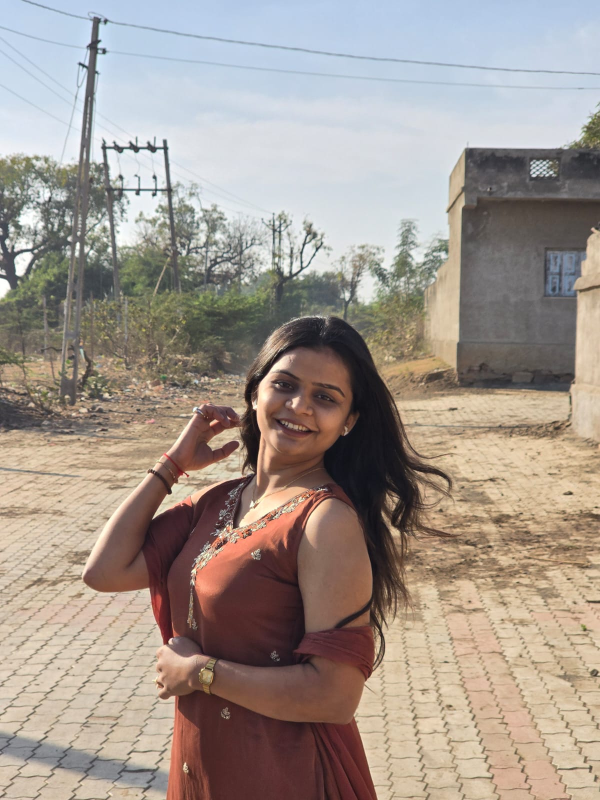
#> input picture data/images/face1.jpg, 1200 x 1600 px (shown at 1/2 size)
$ jupyter execute --allow-errors CV_PR3_fixed_clean.ipynb
#> lines starting #> are read from the running program, lines starting #| are printed output that depends on the picture; after the words box and inside, x2 and y2 are one past the last pixel; in counts of white or black regions, pixels touching at a corner belong together
# CV_PR3 — Deep Learning / Computer Vision Practical

This notebook follows the project sheet and keeps the task order:

1. Environment setup, image loading & morphological operations
2. Bitwise operations & image histograms
3. Face detection with YuNet (OpenCV)
4. Object detection with YOLOv8n
5. Integrated pipeline & final comparison
6. Viva questions and short answers

## Dataset / files required

Recommended folder structure:

```text
CV_PR3/
├── CV_PR3.ipynb
├── data/
│   ├── images/
│   │   ├── morphology.jpg
│   │   ├── bitwise.jpg
│   │   ├── face1.jpg
│   │   ├── face2.jpg
│   │   ├── objects1.jpg
│   │   └── objects2.jpg
│   └── models/
│       └── face_detection_yunet_2023mar.onnx
├── plots/
└── requirements.txt
```

Use **3–4 face images** with different pose/lighting/occlusion for YuNet and **2–3 object images** containing COCO objects such as person, car, dog, bottle, chair, etc.

[cell 1]
import os
import time
import urllib.request
from pathlib import Path

import cv2
import numpy as np
import matplotlib.pyplot as plt
import pandas as pd

print("OpenCV version:", cv2.__version__)
print("NumPy version:", np.__version__)


# Folders
BASE = Path.cwd()
DATA_DIR = BASE / "data"
IMG_DIR = DATA_DIR / "images"
MODEL_DIR = DATA_DIR / "models"
PLOTS_DIR = BASE / "plots"

for folder in [IMG_DIR, MODEL_DIR, PLOTS_DIR]:
    folder.mkdir(parents=True, exist_ok=True)

print("Image folder:", IMG_DIR)
print("Model folder:", MODEL_DIR)
print("Plots folder:", PLOTS_DIR)


# YOLOv8 lazy loader
yolo_model = None

def load_yolo_model(model_name="yolov8n.pt"):
    """Load YOLOv8 only when needed, so Tasks 1–3 do not download it unnecessarily."""
    global yolo_model

    if yolo_model is None:
        try:
            from ultralytics import YOLO
        except ImportError as exc:
            raise ImportError(
                "Ultralytics is not installed. Run: pip install ultralytics"
            ) from exc

        print(f"Loading {model_name}...")
        yolo_model = YOLO(model_name)
        print("YOLOv8n loaded successfully.")

    return yolo_model

### Important execution fix

The live camera cell uses YOLO before the original notebook loaded `yolo_model`. The corrected notebook uses a `load_yolo_model()` helper so `yolo_model` is created automatically before any `.predict()` call. You can now run the notebook from top to bottom, or run the live camera cell directly after the setup cells.

[cell 2]
# Helper functions
# [9 lines left out: function show, not called in this run]

def savefig(name):
    path = PLOTS_DIR / name
    plt.savefig(path, bbox_inches="tight", dpi=150)
    print("Saved:", path)

def load_image(filename):
#> called with filename = 'face1.jpg'
    path = IMG_DIR / filename
    img = cv2.imread(str(path))
#> img is the input picture: shape (1600, 1200, 3); mean B, G, R 141.8, 150.4, 161.8
    if img is None:
        raise FileNotFoundError(f"Image not found: {path}")
    print(f"{filename}: shape={img.shape}, dtype={img.dtype}")
#| face1.jpg: shape=(1600, 1200, 3), dtype=uint8
    return img

image_files = sorted([p.name for p in IMG_DIR.glob("*") if p.suffix.lower() in [".jpg", ".jpeg", ".png", ".bmp", ".webp"]])
print("Images found:", image_files)

# Task 1 — Environment Setup, Image Loading & Morphological Operations

### Objective
Understand how erosion, dilation, opening and closing can clean or modify a binary image before a detector receives it.

### Expected output
A binary image, a 1×5 morphology comparison, a 3×3 kernel-shape/size comparison grid, and a Markdown explanation of the four operations.

[cell 3]
morph_name = "morphology.jpg" if (IMG_DIR / "morphology.jpg").exists() else (image_files[0] if image_files else None)

if morph_name is None:
    raise FileNotFoundError("Add at least one image to data/images/.")

img = load_image(morph_name)
gray = cv2.cvtColor(img, cv2.COLOR_BGR2GRAY)
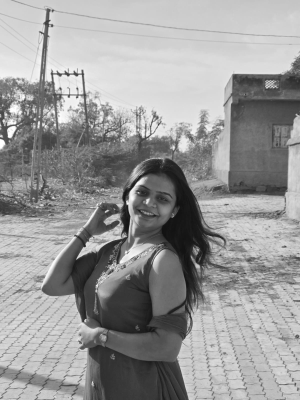
#> gray: shape (1600, 1200) (shown at 1/4 size); min 10, max 255, mean 152.8

# Required binary threshold: threshold=127, maxval=255
_, binary = cv2.threshold(gray, 127, 255, cv2.THRESH_BINARY)
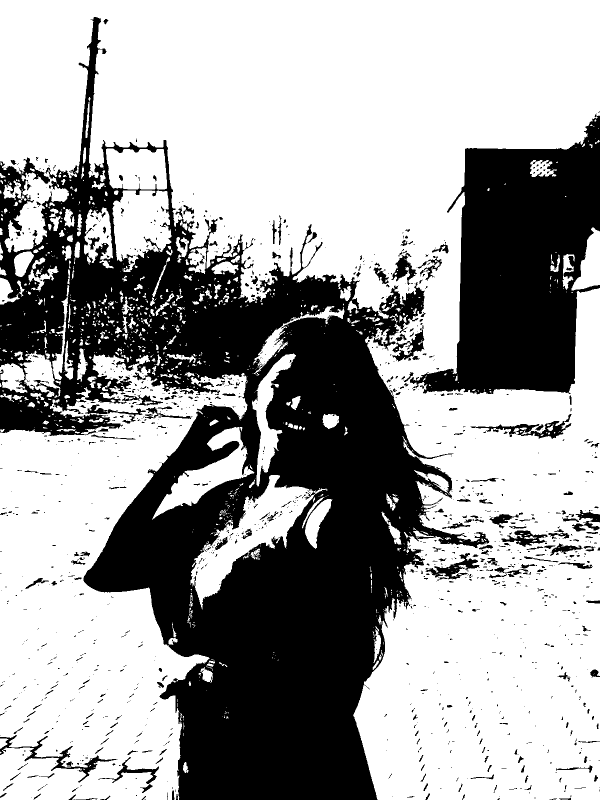
#> binary: shape (1600, 1200) (shown at 1/2 size); 63.5% white; 1326 black regions (1021 under 20 px), largest, box (x1, y1, x2, y2) and area: (0, 34, 979, 1600) 539845, (820, 227, 1200, 789) 123478, (0, 1470, 235, 1565) 2419

plt.figure(figsize=(12, 5))
plt.subplot(1, 2, 1)
plt.imshow(cv2.cvtColor(img, cv2.COLOR_BGR2RGB))
plt.title("Original")
plt.axis("off")

plt.subplot(1, 2, 2)
plt.imshow(binary, cmap="gray")
plt.title("Binary threshold")
plt.axis("off")
plt.tight_layout()
savefig("task1_binary.png")
plt.show()

[cell 4]
kernel = np.ones((5, 5), np.uint8)

eroded = cv2.erode(binary, kernel, iterations=2)
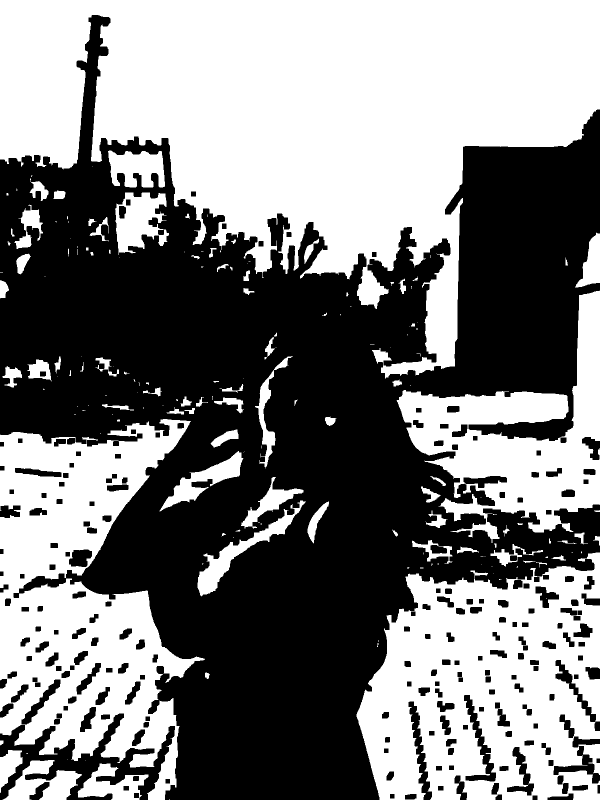
#> eroded: shape (1600, 1200) (shown at 1/2 size); 49.6% white; 175 white regions (85 under 20 px), largest, box (x1, y1, x2, y2) and area: (0, 0, 1200, 757) 476301, (713, 1105, 1200, 1600) 165237, (0, 838, 410, 1600) 161968
dilated = cv2.dilate(binary, kernel, iterations=2)
#> dilated: shape (1600, 1200); 74.4% white; 198 black regions (114 under 20 px), largest, box (x1, y1, x2, y2) and area: (172, 634, 877, 1600) 310047, (853, 287, 1200, 781) 109089, (317, 489, 686, 754) 29524
opened = cv2.morphologyEx(binary, cv2.MORPH_OPEN, kernel)
#> opened: shape (1600, 1200); 61.5% white; 728 black regions (528 under 20 px), largest, box (x1, y1, x2, y2) and area: (0, 34, 986, 1600) 578750, (796, 227, 1200, 810) 125416, (997, 1045, 1191, 1112) 3691
closed = cv2.morphologyEx(binary, cv2.MORPH_CLOSE, kernel)
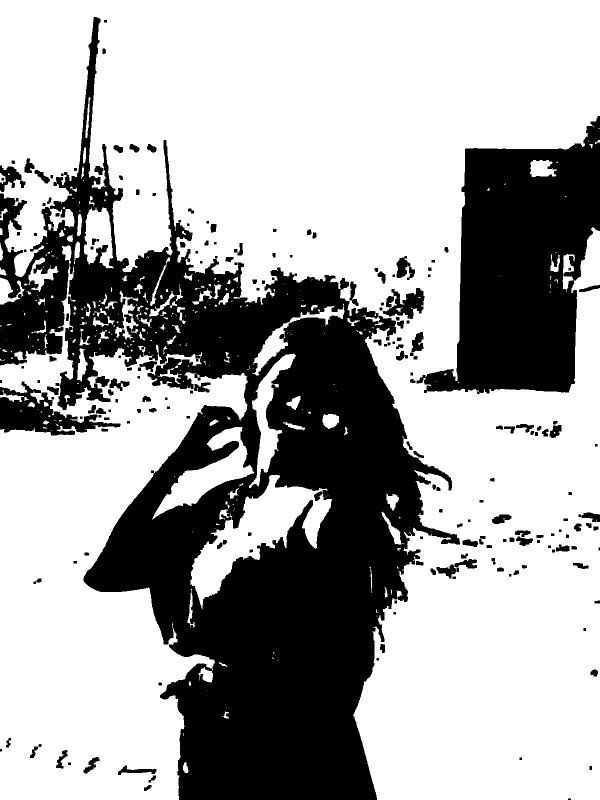
#> closed: shape (1600, 1200) (shown at 1/2 size); 66% white; 215 black regions (3 under 20 px), largest, box (x1, y1, x2, y2) and area: (0, 34, 920, 1600) 493815, (833, 232, 1200, 788) 122067, (0, 763, 241, 871) 10462

results = [
    ("Original", binary),
    ("Erosion", eroded),
    ("Dilation", dilated),
    ("Opening", opened),
    ("Closing", closed),
]

plt.figure(figsize=(16, 4))
for i, (title, result) in enumerate(results, 1):
    plt.subplot(1, 5, i)
    plt.imshow(result, cmap="gray")
    plt.title(title)
    plt.axis("off")
#> this loop made 5 passes
#> title on passes 1 to 5: 'Original', 'Erosion', 'Dilation', 'Opening', 'Closing'
plt.tight_layout()
savefig("task1_morphology_1x5.png")
plt.show()

### Why morphology works

- **Erosion:** shrinks white foreground regions. It removes small white noise and is useful when objects have tiny unwanted protrusions. It behaves like a local minimum operation for binary/grayscale morphology.
- **Dilation:** expands white foreground regions. It can fill small gaps, connect nearby components and recover thin parts after erosion.
- **Opening = erosion → dilation:** removes small bright/salt noise while preserving the main shape reasonably well. A practical use is cleaning a noisy foreground mask before detection.
- **Closing = dilation → erosion:** fills small dark holes and gaps inside foreground objects. A practical use is repairing broken regions in a segmentation mask before passing it downstream.

For a noisy camera mask, **opening** is usually useful for removing small isolated white noise, while **closing** is useful for filling small holes or broken dark regions.

[cell 5]
shapes = {
    "RECT": cv2.MORPH_RECT,
    "ELLIPSE": cv2.MORPH_ELLIPSE,
    "CROSS": cv2.MORPH_CROSS,
}
sizes = [3, 5, 9]

plt.figure(figsize=(13, 12))
plot_no = 1

for shape_name, shape_code in shapes.items():
    for size in sizes:
        k = cv2.getStructuringElement(shape_code, (size, size))
        opened_k = cv2.morphologyEx(binary, cv2.MORPH_OPEN, k)
        closed_k = cv2.morphologyEx(binary, cv2.MORPH_CLOSE, k)

        # Show opening for comparison
        ax = plt.subplot(3, 3, plot_no)
        ax.imshow(opened_k, cmap="gray")
        ax.set_title(f"Opening: {shape_name} {size}×{size}")
        ax.axis("off")
        plot_no += 1
#> after the loop, plot_no = 10

plt.suptitle("Opening: kernel shape and size comparison")
plt.tight_layout()
savefig("task1_kernel_comparison.png")
plt.show()

print("Tip: For salt-and-pepper noise, choose the smallest kernel that removes noise without noticeably shrinking object boundaries.")

# Task 2 — Bitwise Operations & Image Histograms

### Objective
Use binary masks for logical image operations and use histograms to understand intensity distribution, brightness and contrast.

### Expected output
A 2×3 bitwise grid, a masked-image example, grayscale and B/G/R histograms, and brightness/contrast comparisons.

[cell 6]
canvas_shape = binary.shape if 'binary' in globals() else (400, 600)
mask1 = np.zeros(canvas_shape, dtype=np.uint8)
mask2 = np.zeros(canvas_shape, dtype=np.uint8)

h, w = canvas_shape[:2]
cv2.circle(mask1, (w//3, h//2), min(h, w)//5, 255, -1)
#> mask1: shape (1600, 1200); 9.4% white; 1 white region, box (x1, y1, x2, y2) and area: (160, 560, 641, 1041) 180917
cv2.rectangle(mask2, (w//2, h//3), (w*4//5, h*2//3), 255, -1)
#> mask2: shape (1600, 1200); 10% white; 1 white region, box (x1, y1, x2, y2) and area: (600, 533, 961, 1067) 192774

bit_and = cv2.bitwise_and(mask1, mask2)
bit_or = cv2.bitwise_or(mask1, mask2)
bit_xor = cv2.bitwise_xor(mask1, mask2)
bit_not = cv2.bitwise_not(mask1)

items = [
    ("Mask 1", mask1), ("Mask 2", mask2),
    ("AND", bit_and), ("OR", bit_or),
    ("XOR", bit_xor), ("NOT Mask 1", bit_not)
]

plt.figure(figsize=(12, 8))
for i, (title, im) in enumerate(items, 1):
    plt.subplot(2, 3, i)
    plt.imshow(im, cmap="gray")
    plt.title(title)
    plt.axis("off")
plt.tight_layout()
savefig("task2_bitwise_grid.png")
plt.show()

[cell 7]
source = img.copy()

roi_mask = np.zeros(source.shape[:2], dtype=np.uint8)
center = (source.shape[1]//2, source.shape[0]//2)
radius = min(source.shape[:2]) // 4
cv2.circle(roi_mask, center, radius, 255, -1)
#> roi_mask: shape (1600, 1200); 14.7% white; 1 white region, box (x1, y1, x2, y2) and area: (300, 500, 901, 1101) 282697

masked_region = cv2.bitwise_and(source, source, mask=roi_mask)
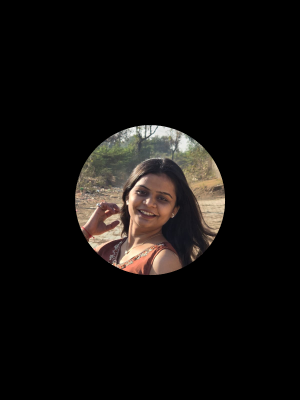
#> masked_region: shape (1600, 1200, 3) (shown at 1/4 size); mean B, G, R 13.5, 15.5, 18

plt.figure(figsize=(12, 5))
plt.subplot(1, 2, 1)
plt.imshow(cv2.cvtColor(source, cv2.COLOR_BGR2RGB))
plt.title("Original image")
plt.axis("off")

plt.subplot(1, 2, 2)
plt.imshow(cv2.cvtColor(masked_region, cv2.COLOR_BGR2RGB))
plt.title("Masked region")
plt.axis("off")
plt.tight_layout()
savefig("task2_masked_region.png")
#> in savefig (call 5), `plt.savefig(path, bbox_inches="tight", dpi=150)`:
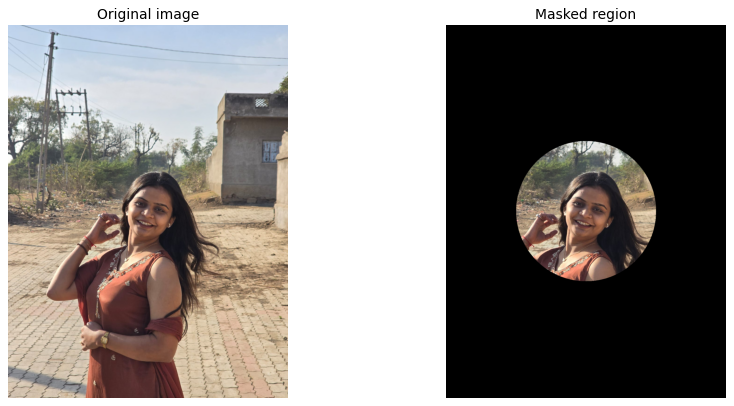
#> figure drawn by matplotlib, 2 panels
plt.show()

[cell 8]
gray_hist = cv2.calcHist([gray], [0], None, [256], [0, 256])
#> gray_hist = 256 values, max 52162 at index 205, min 0 at index 0, mean 7500

plt.figure(figsize=(9, 5))
plt.plot(gray_hist)
plt.title("Grayscale histogram")
plt.xlabel("Pixel intensity")
plt.ylabel("Frequency")
plt.xlim([0, 256])
plt.grid(alpha=0.25)
plt.tight_layout()
savefig("task2_grayscale_histogram.png")
plt.show()

plt.figure(figsize=(9, 5))
channel_names = [("B", 0), ("G", 1), ("R", 2)]

for name, ch in channel_names:
    hist = cv2.calcHist([source], [ch], None, [256], [0, 256])
    plt.plot(hist.ravel(), label=name)

plt.title("B/G/R color histograms")
plt.xlabel("Pixel intensity")
plt.ylabel("Frequency")
plt.xlim([0, 256])
plt.legend()
plt.grid(alpha=0.25)
plt.tight_layout()
savefig("task2_bgr_histogram.png")
#> in savefig (call 7), `plt.savefig(path, bbox_inches="tight", dpi=150)`:
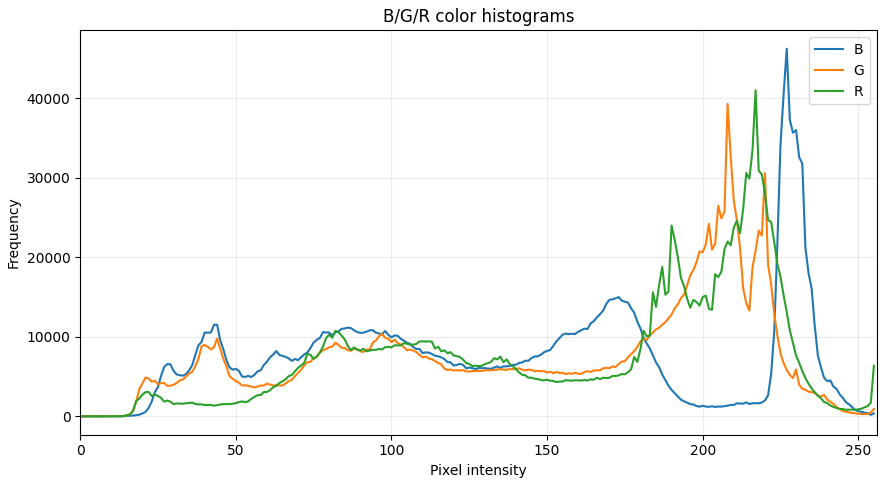
#> figure drawn by matplotlib, 1 panel; curve peaks at x = 227, y = 46247; curve peaks at x = 208, y = 39312; curve peaks at x = 217, y = 41014
plt.show()

[cell 9]
bright = cv2.convertScaleAbs(source, alpha=1.5, beta=30)
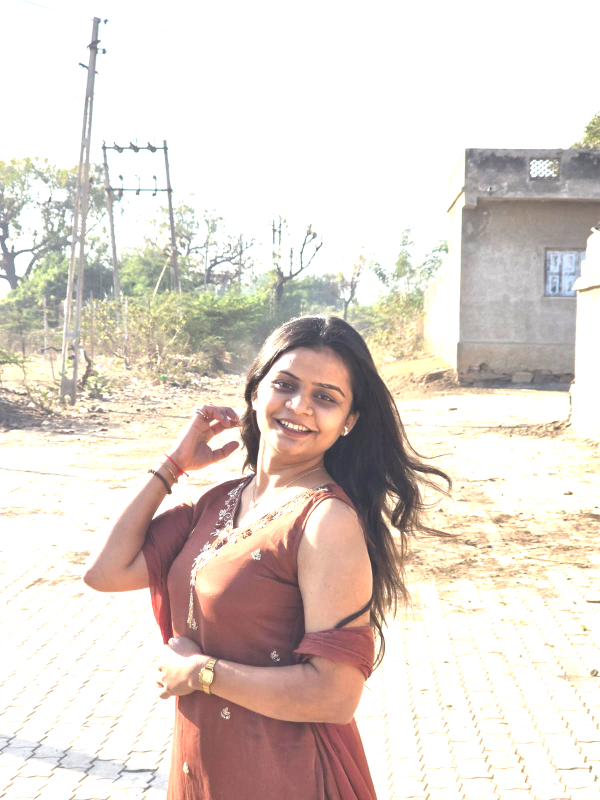
#> bright: shape (1600, 1200, 3) (shown at 1/2 size); mean B, G, R 206, 213.5, 223.8
dark_low_contrast = cv2.convertScaleAbs(source, alpha=0.7, beta=-30)

versions = [
    ("Original", source),
    ("Brighter / higher contrast", bright),
    ("Darker / lower contrast", dark_low_contrast),
]

plt.figure(figsize=(15, 5))
for i, (title, im) in enumerate(versions, 1):
    plt.subplot(1, 3, i)
    plt.imshow(cv2.cvtColor(im, cv2.COLOR_BGR2RGB))
    plt.title(title)
    plt.axis("off")
#> this loop made 3 passes
#> (the rest of the program and of its run is left out)
